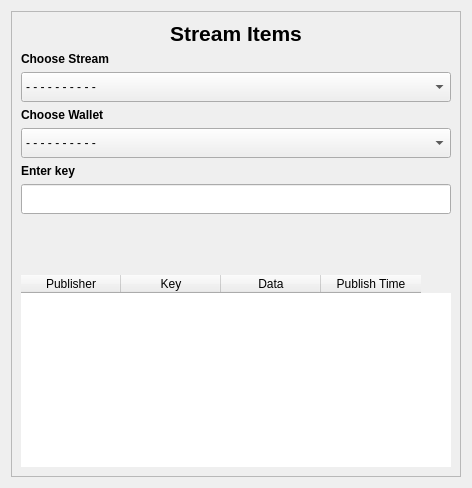
<?xml version="1.0" encoding="UTF-8"?>
<ui version="4.0">
 <class>Form</class>
 <widget class="QWidget" name="Form">
  <property name="geometry">
   <rect>
    <x>0</x>
    <y>0</y>
    <width>472</width>
    <height>488</height>
   </rect>
  </property>
  <property name="windowTitle">
   <string>Form</string>
  </property>
  <layout class="QGridLayout" name="gridLayout">
   <item row="0" column="0">
    <widget class="QFrame" name="frame">
     <property name="frameShape">
      <enum>QFrame::StyledPanel</enum>
     </property>
     <property name="frameShadow">
      <enum>QFrame::Raised</enum>
     </property>
     <layout class="QVBoxLayout" name="verticalLayout">
      <item>
       <widget class="QLabel" name="label">
        <property name="text">
         <string>&lt;html&gt;&lt;head/&gt;&lt;body&gt;&lt;p align=&quot;center&quot;&gt;&lt;span style=&quot; font-size:16pt; font-weight:600;&quot;&gt;Stream Items&lt;/span&gt;&lt;/p&gt;&lt;/body&gt;&lt;/html&gt;</string>
        </property>
       </widget>
      </item>
      <item>
       <widget class="QLabel" name="addr_lbl">
        <property name="font">
         <font>
          <weight>75</weight>
          <bold>true</bold>
         </font>
        </property>
        <property name="text">
         <string>Choose Stream</string>
        </property>
       </widget>
      </item>
      <item>
       <widget class="QComboBox" name="stream_cbox">
        <property name="minimumSize">
         <size>
          <width>300</width>
          <height>30</height>
         </size>
        </property>
        <property name="styleSheet">
         <string notr="true"/>
        </property>
        <item>
         <property name="text">
          <string>- - - - - - - - - -</string>
         </property>
        </item>
       </widget>
      </item>
      <item>
       <widget class="QLabel" name="addr_lbl_2">
        <property name="font">
         <font>
          <weight>75</weight>
          <bold>true</bold>
         </font>
        </property>
        <property name="text">
         <string>Choose Wallet</string>
        </property>
       </widget>
      </item>
      <item>
       <widget class="QComboBox" name="wallet_cbox">
        <property name="minimumSize">
         <size>
          <width>300</width>
          <height>30</height>
         </size>
        </property>
        <item>
         <property name="text">
          <string>- - - - - - - - - -</string>
         </property>
        </item>
       </widget>
      </item>
      <item>
       <widget class="QLabel" name="addr_lbl_3">
        <property name="font">
         <font>
          <weight>75</weight>
          <bold>true</bold>
         </font>
        </property>
        <property name="text">
         <string>Enter key</string>
        </property>
       </widget>
      </item>
      <item>
       <widget class="QLineEdit" name="key_ledit">
        <property name="minimumSize">
         <size>
          <width>300</width>
          <height>30</height>
         </size>
        </property>
        <property name="placeholderText">
         <string/>
        </property>
       </widget>
      </item>
      <item>
       <spacer name="verticalSpacer">
        <property name="orientation">
         <enum>Qt::Vertical</enum>
        </property>
        <property name="sizeHint" stdset="0">
         <size>
          <width>20</width>
          <height>40</height>
         </size>
        </property>
       </spacer>
      </item>
      <item>
       <widget class="QTableWidget" name="stream_table">
        <property name="sizePolicy">
         <sizepolicy hsizetype="Expanding" vsizetype="Expanding">
          <horstretch>1</horstretch>
          <verstretch>0</verstretch>
         </sizepolicy>
        </property>
        <property name="minimumSize">
         <size>
          <width>315</width>
          <height>30</height>
         </size>
        </property>
        <property name="styleSheet">
         <string notr="true"/>
        </property>
        <property name="frameShape">
         <enum>QFrame::NoFrame</enum>
        </property>
        <property name="lineWidth">
         <number>1</number>
        </property>
        <property name="editTriggers">
         <set>QAbstractItemView::AnyKeyPressed|QAbstractItemView::EditKeyPressed</set>
        </property>
        <property name="showGrid">
         <bool>true</bool>
        </property>
        <property name="gridStyle">
         <enum>Qt::DotLine</enum>
        </property>
        <property name="sortingEnabled">
         <bool>true</bool>
        </property>
        <property name="rowCount">
         <number>0</number>
        </property>
        <attribute name="horizontalHeaderVisible">
         <bool>true</bool>
        </attribute>
        <attribute name="horizontalHeaderCascadingSectionResizes">
         <bool>true</bool>
        </attribute>
        <attribute name="horizontalHeaderDefaultSectionSize">
         <number>100</number>
        </attribute>
        <attribute name="horizontalHeaderMinimumSectionSize">
         <number>100</number>
        </attribute>
        <attribute name="horizontalHeaderStretchLastSection">
         <bool>false</bool>
        </attribute>
        <attribute name="verticalHeaderCascadingSectionResizes">
         <bool>true</bool>
        </attribute>
        <attribute name="verticalHeaderMinimumSectionSize">
         <number>30</number>
        </attribute>
        <attribute name="verticalHeaderShowSortIndicator" stdset="0">
         <bool>false</bool>
        </attribute>
        <column>
         <property name="text">
          <string>Publisher</string>
         </property>
        </column>
        <column>
         <property name="text">
          <string>Key</string>
         </property>
        </column>
        <column>
         <property name="text">
          <string>Data</string>
         </property>
        </column>
        <column>
         <property name="text">
          <string>Publish Time</string>
         </property>
        </column>
       </widget>
      </item>
     </layout>
    </widget>
   </item>
  </layout>
 </widget>
 <resources/>
 <connections/>
</ui>
